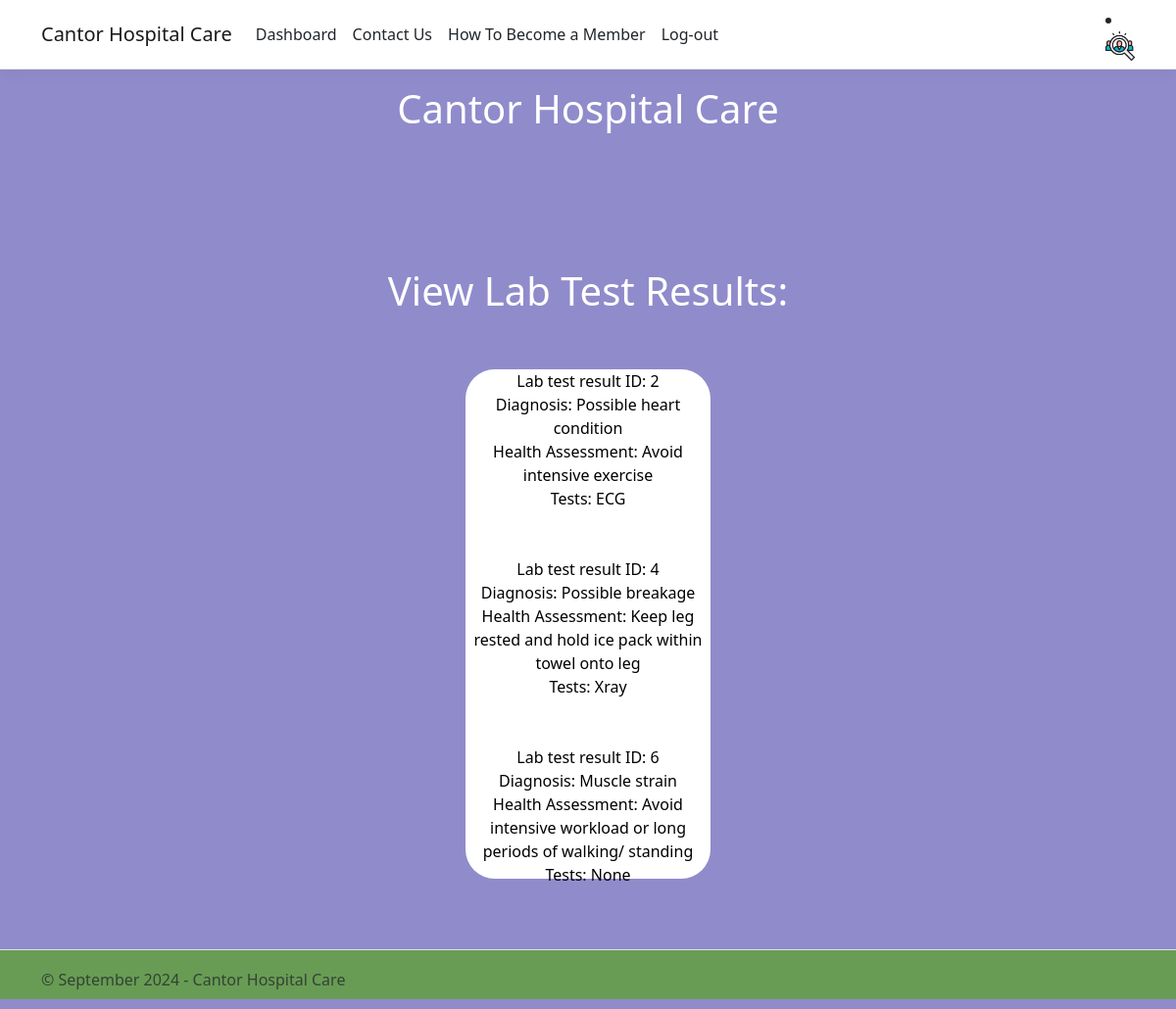
The page /patientViewLabResults.php on the database its author committed.
### tables this page shows
CREATE TABLE `results` (
  `ID` int(11) NOT NULL,
  `Diagnosis` tinytext NOT NULL,
  `healthAssessment` text,
  `tests` tinytext,
  `appointmentID` int(11) DEFAULT NULL
);

### patientViewLabResults.php (the view, shortened to what this page needs)
<!DOCTYPE html>
<html lang="en">
    <head>
        <link rel="stylesheet" href="css/global.css" type="text/css" />
        <link rel="stylesheet" href="css/mobile.css" type="text/css" media="only screen and (max-width : 620px)" />
        <link rel="stylesheet" href="css/desktop.css" type="text/css" media="only screen and (min-width : 621px)" />
    </head>
    <body>
        <div class="">
            <div class="navbarContainer">
                <?php
                    include("php/includes/patient/navbar.php");
                ?>
            </div>
            <div class="header">
                <?php
                    include("php/includes/header.php");
                ?>
            </div>
            <div class="container pb-5">
                <h2></h2><br>
            </div>
            <div class="pastAppointmentTitle">
                <h1>View Lab Test Results:</h1><br><br>
            </div>
<div class="viewLabResults">
                <?php
            include ("config.php");
                $sql = "SELECT * FROM results WHERE appointmentID = 2";
                $result = mysqli_query($conn, $sql);
                if(mysqli_num_rows($result) > 0){
                    while($row = mysqli_fetch_assoc($result)){
                        echo "Lab test result ID: " . $row["ID"] . "<br>";
                        echo "Diagnosis: " . $row["Diagnosis"] . "<br>";
                        echo "Health Assessment: " . $row["healthAssessment"] . "<br>";
                        echo "Tests: " . $row["tests"] .  "<br>". "<br>" ."<br>";
                    };
                }
                else{
                    echo "No user found";
                }
            ?>
            </div><br><br><br>
        <div class="footer">
            <?php
                include("php/includes/footer.php");
            ?>
    </body>
</html>

### css/global.css (style rules this page uses)
html { font-size: 14px; }
@media (min-width: 768px) { html { font-size: 16px; } }
html { position: relative; min-height: 100%; }
body { margin-bottom: 60px; position: relative; min-height: 100vh; display: flex; flex-direction: column; }
.footer { position: relative; margin-top: auto; height: 50px; clear: both; padding-bottom: 50px; bottom: 0; width: 100%; white-space: nowrap; line-height: 60px; background-color: #689C54; color: #fff; }
.bgColor { background-color: #908BCB; max-width: 100%; }
.container { min-height: 100%; }
.header { margin: auto; text-align: center; padding-bottom: 50px; color: white; }
.pastAppointmentTitle { margin: auto; text-align: center; color: white; }
.viewLabResults { margin: auto; text-align: center; padding-bottom: 520px; background-color: white; color: black; width: 250px; height: 300px; border-radius: 30px; }

### rows shown on the page
results: ID "2", Diagnosis "Possible heart condition", healthAssessment "Avoid intensive exercise", tests "ECG"
results: ID "4", Diagnosis "Possible breakage", healthAssessment "Keep leg rested and hold ice pack within towel onto leg", tests "Xray"
results: ID "6", Diagnosis "Muscle strain", healthAssessment "Avoid intensive workload or long periods of walking/ standing", tests "None"
